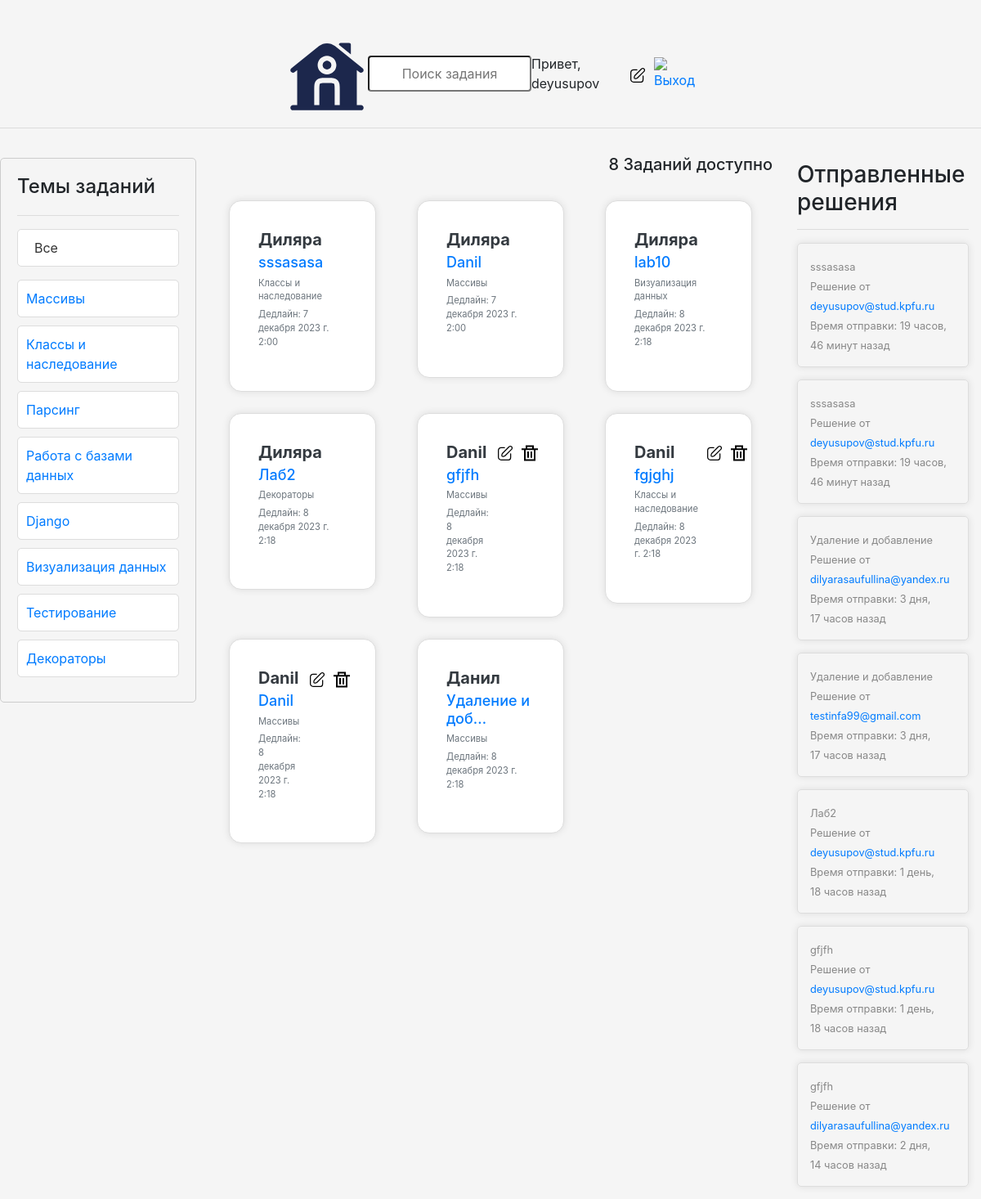
The page / (signed in) on the database its author committed.
### base/models.py (models this page shows, shortened)
class User(AbstractUser):
    name = models.CharField(max_length=200, null=True)
    email = models.EmailField(unique=True, null=True)
    bio = models.TextField(null=True)
    ROLE_CHOICES = [
        ('admin', 'Admin'),
        ('user', 'User'),
    ]
    role = models.CharField(max_length=5, choices=ROLE_CHOICES, default='user')
    avatar = models.ImageField(null=True, default='avatar.svg')
    USERNAME_FIELD = 'email'
    REQUIRED_FIELDS = []

class Topic(models.Model):
    name = models.CharField(max_length = 200)

class Task(models.Model):
    host = models.ForeignKey(User, on_delete = models.SET_NULL, null = True)
    topic = models.ForeignKey(Topic, on_delete = models.SET_NULL, null = True)
    name = models.CharField(max_length = 200)
    description = models.TextField(null = True, blank = True)
    participants = models.ManyToManyField(User, related_name = 'participants', blank = True)
    updated = models.DateTimeField(auto_now = True)
    created = models.DateTimeField(auto_now_add = True)
    deadline = models.DateTimeField(null = True, blank = True)
    class Meta:
        ordering=['-updated','-created']
    def __str__(self):
        return self.name

class Message(models.Model):
    user = models.ForeignKey(User, on_delete=models.CASCADE)
    task = models.ForeignKey(Task, on_delete=models.CASCADE)
    body = models.TextField()
    attachment = models.FileField(upload_to='message_files/', null=True, blank=True)
    updated = models.DateTimeField(auto_now=True)
    created = models.DateTimeField(auto_now_add=True)
    rating = models.IntegerField(null=True, blank=True)
    class Meta:
        ordering = ['-updated','-created']

### base/views.py (the view, shortened to what this page needs)
# urls.py: path('', views.home, name="home"),
@login_required(login_url='login')
def home(request):
    if request.user.role == 'user':
        q = request.GET.get('q') if request.GET.get('q') else ''
        tasks = Task.objects.filter(
            Q(topic__name__icontains=q) |
            Q(name__icontains=q) |
            Q(description__icontains=q)
        )
        topics = Topic.objects.all()
        task_count = tasks.count()
        task_messages = Message.objects.all().filter(Q(task__topic__name__icontains=q))
        context = {'tasks': tasks, 'topics': topics, 'task_count': task_count, 'task_messages': task_messages}
        return render(request, 'base/home_user.html', context)
    else:
        return redirect('login')

### base/templates/base/home_user.html (shortened to what this page needs)
{% extends 'main.html' %}
{% block content %}
<div class="home-container">
    <div>
        {% include 'base/topics_component.html' %}
    </div>
    <div class="container mt-3">
        <h5 class="text-right">{{ task_count }} Заданий доступно</h5>
        <div class="mt-3">
            {% include 'base/feed_component.html' %}
        </div>
    </div>
    <div>
        {% include 'base/activity_component.html' %}
    </div>
</div>
{% endblock content %}

### templates/navbar.html
{% load static %}
<div style="display: flex; align-items: center; justify-content: space-between; padding-top: 40px;">
    <link rel="stylesheet" href="{% static 'css/bootstrap.min.css' %}">
    <link rel="stylesheet" href="{% static 'styles/navbar_styles.css' %}">
    <a href="/" style="margin-left: 350px;">
        <img src="{% static 'images/home.svg' %}" alt="Логотип" width="100" height="100">
    </a>
    <div class="form__group">
        <form method="GET" action="{% url 'home' %}" style="flex-grow: 1; text-align: center;">
            <input type="text" name="q" placeholder="Поиск задания" style="width: 200px;">
        </form>
    </div>
    <div style="display: flex; align-items: center; margin-right: 350px;">
        {% if request.user.is_authenticated %}
        <a style="margin-right: 10px;">Привет, {{ request.user.username }}</a>
        <a href="{% url 'update-user' %}" style="margin-right: 10px;">
            <img src="{% static 'images/edit.svg' %}" alt="Редактировать" width="20" height="20">
        </a>
        <a href="{% url 'logout' %}">
            <img src="{% static 'images/exit.svg' %}" alt="Выход" width="20" height="20">
        </a>
        {% else %}
        <a href="{% url 'login' %}">Вход</a>
        {% endif %}
    </div>
</div>

### base/templates/base/topics_component.html (shortened to what this page needs)
<div class="custom-container">
    <h3 class="custom-heading">Темы заданий</h3>
    <hr>
    <div class="d-flex justify-content-between align-items-center mb-3">
        <a href="{% url 'home' %}" class="custom-button custom-button-all btn-block text-left">Все</a>
    </div>
    <ul class="custom-list">
        {% for topic in topics %}
            <li class="custom-list-item {% if topic.name == selected_topic %}active{% endif %}">
                <a href="{% url 'home' %}?q={{ topic.name }}" class="custom-list-link">
                    {{ topic.name }}
                </a>
            </li>
        {% endfor %}
    </ul>
</div>

### base/templates/base/feed_component.html (shortened to what this page needs)
{% load static %}
<div class="container">
  <div class="row">
      {% for task in tasks %}
          <div class="col-md-4">
              <div class="card-container card mt-3">
                  <div class="card-body d-flex justify-content-between">
                      <h5 class="card-title">
                          <div class="name">
                              <a href="{% url 'user-profile' task.host.id %}" class="text-dark">{{ task.host.name }}</a>
                          </div>
                          <div class="task-name">
                            <a href="{% url 'task' task.id %}" class="text-primary">{{ task.name|truncatechars:15 }}</a>
                        </div>
                          <div class="topic">
                              <small class="text-muted">{{ task.topic.name }}</small>
                          </div>
                          <div class="topic">
                            <small class="text-muted">Дедлайн: {{ task.deadline }}</small>
                        </div>
                      </h5>
                      <div class="actions">
                          {% if request.user == task.host %}
                              <div class="action-btn">
                                  <a href="{% url 'update-task' task.id %}">
                                      <img src="{% static 'images/edit.svg' %}" alt="Edit">
                                  </a>
                              </div>
                              <div class="action-btn">
                                  <a href="{% url 'delete-task' task.id %}">
                                      <img src="{% static 'images/delete.svg' %}" alt="Delete">
                                  </a>
                              </div>
                          {% endif %}
                      </div>
                  </div>
              </div>
          </div>
      {% endfor %}
  </div>
</div>

### base/templates/base/activity_component.html (shortened to what this page needs)
<div class="container mt-4">
    <h3>Отправленные решения</h3>
    <hr>
    {% if task_messages %}
        {% for message in task_messages %}
            <div class="comment-card">
                <small>{{ message.task }}</small>
                <small>Решение от <a href="{% url 'user-profile' message.user.id %}">{{ message.user }}</a></small>
                <small>Время отправки: {{ message.created|timesince }} назад</small>
            </div>
        {% endfor %}
    {% else %}
        <p>Никто ничего не выложил</p>
    {% endif %}
</div>

### static/styles/main.css (style rules this page uses)
.body { background-color: whitesmoke; }

### static/styles/navbar_styles.css (style rules this page uses)
.form__group input { width: 100px; padding: 8px; box-sizing: border-box; border: 1px solid rgb(63, 48, 48)c3c; border-radius: 4px; text-align: center; }

### base/templates/base/home_user.html (style rules this page uses)
.home-container { display: grid; grid-template-columns: 1fr 3fr 1fr; }

### base/templates/base/topics_component.html (style rules this page uses)
.custom-container { margin-top: 20px; padding: 20px; border: 1px solid #ccc; border-radius: 5px; }
.custom-heading { font-size: 24px; margin-bottom: 20px; }
.custom-list { list-style: none; padding: 0; margin: 0; }
.custom-list-item { border: 1px solid #ddd; border-radius: 5px; margin-bottom: 10px; }
.custom-list-link { text-decoration: none; color: #007bff; display: block; padding: 10px; transition: color 0.3s ease; background-color: #ffffff; border-radius: 5px; }
.custom-button { display: inline-block; padding: 10px 0; font-size: 16px; text-align: left; text-decoration: none; border-radius: 5px; transition: background-color 0.3s ease; }
.custom-button-all { background-color: #fff; color: #333; border: 1px solid #ddd; width: 100%; padding-left: 20px; }

### base/templates/base/feed_component.html (style rules this page uses)
.card-container { max-width: 400px; margin: 20px; padding: 15px; border: 1px solid #ddd; border-radius: 5px; box-shadow: 0 0 10px rgba(0, 0, 0, 0.1); }
.name { font-size: 20px; font-weight: bold; margin-bottom: 5px; }
.task-name { font-size: 18px; color: #007bff; margin-bottom: 5px; text-decoration: none; }
.topic { font-size: 14px; color: #6c757d; }
.card-container { border: 1px solid #ddd; border-radius: 15px; box-shadow: 0 0 10px rgba(0, 0, 0, 0.1); margin: 10px; }
.name, .task-name, .topic { margin-bottom: 5px; }
.actions { display: flex; justify-content: flex-end; }
.action-btn { margin-left: 10px; cursor: pointer; }
.action-btn img { width: 20px; height: 20px; }

### base/templates/base/activity_component.html (style rules this page uses)
.comment-card { border: 1px solid #ddd; border-radius: 5px; box-shadow: 0 0 10px rgba(0, 0, 0, 0.1); margin-bottom: 15px; padding: 15px; }
.comment-card small { color: #888; }

### rows shown on the page
User: user.username "deyusupov"
Topic: name "Массивы"
Topic: name "Классы и наследование"
Topic: name "Парсинг"
Topic: name "Работа с базами данных"
Topic: name "Django"
Topic: name "Визуализация данных"
Topic: name "Тестирование"
Topic: name "Декораторы"
Task: host.name "Диляра", name "sssasasa", topic.name "Классы и наследование", deadline "7 декабря 2023 г. 2:00"
Task: host.name "Диляра", name "Danil", topic.name "Массивы", deadline "7 декабря 2023 г. 2:00"
Task: host.name "Диляра", name "lab10", topic.name "Визуализация данных", deadline "8 декабря 2023 г. 2:18"
Task: host.name "Диляра", name "Лаб2", topic.name "Декораторы", deadline "8 декабря 2023 г. 2:18"
Task: host.name "Danil", name "gfjfh", topic.name "Массивы", deadline "8 декабря 2023 г. 2:18"
Task: host.name "Danil", name "fgjghj", topic.name "Классы и наследование", deadline "8 декабря 2023 г. 2:18"
Task: host.name "Danil", name "Danil", topic.name "Массивы", deadline "8 декабря 2023 г. 2:18"
Task: host.name "Данил", name "Удаление и доб…", topic.name "Массивы", deadline "8 декабря 2023 г. 2:18"
Message: task "sssasasa", user "deyusupov@stud.kpfu.ru", created "19 часов, 46 минут"
Message: task "sssasasa", user "deyusupov@stud.kpfu.ru", created "19 часов, 46 минут"
Message: task "Удаление и добавление", user "dilyarasaufullina@yandex.ru", created "3 дня, 17 часов"
Message: task "Удаление и добавление", user "testinfa99@gmail.com", created "3 дня, 17 часов"
Message: task "Лаб2", user "deyusupov@stud.kpfu.ru", created "1 день, 18 часов"
Message: task "gfjfh", user "deyusupov@stud.kpfu.ru", created "1 день, 18 часов"
Message: task "gfjfh", user "dilyarasaufullina@yandex.ru", created "2 дня, 14 часов"

### other values the page prints
{{ task_count }} "8"
